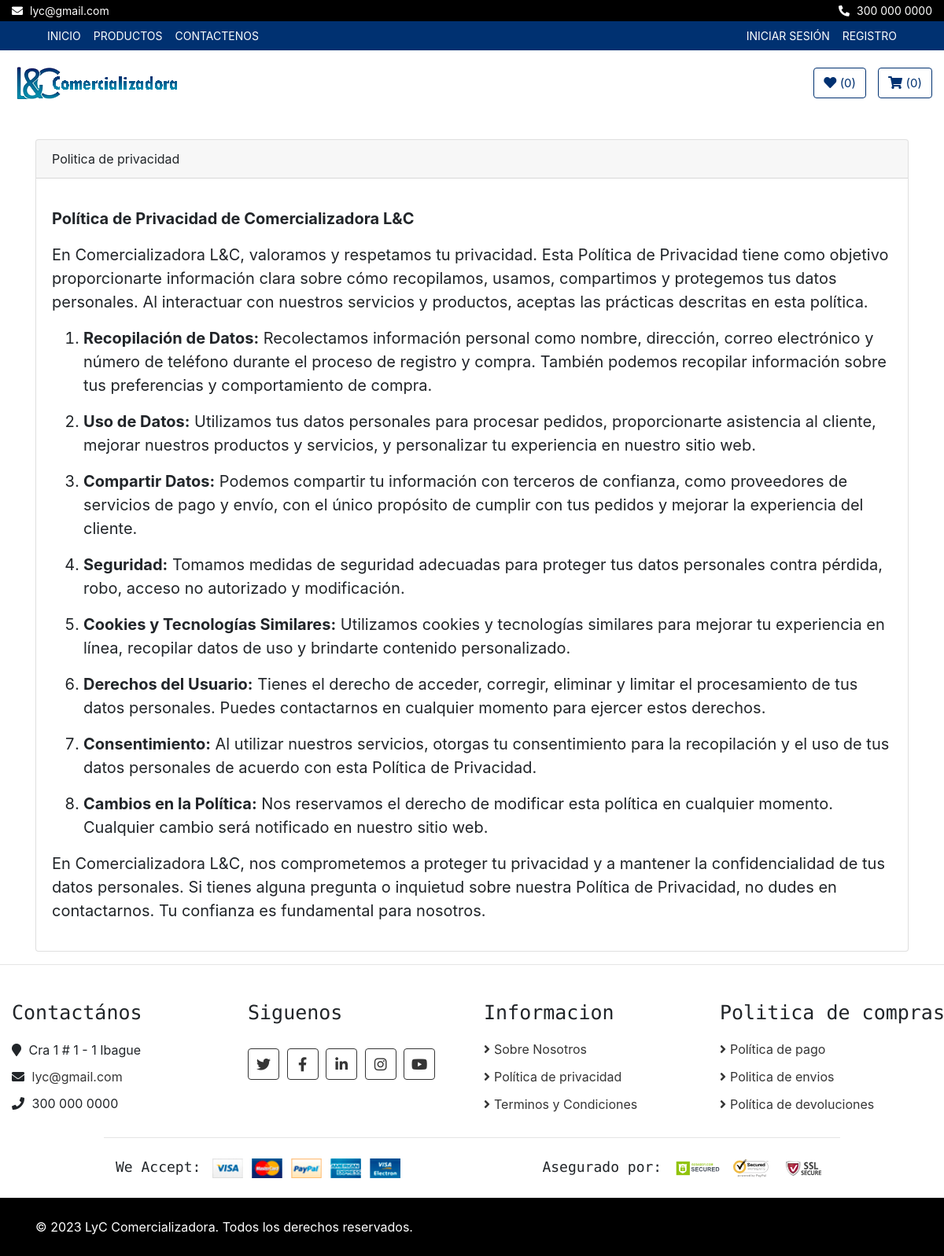
Page /politicas/politica-privacidad/ on the committed database.
### politicas/models.py (models this page shows, shortened)
class CorreoEmpresa(models.Model):
    direccion = models.CharField(max_length=100)
    correo = models.EmailField(unique=True)
    telefono = models.CharField(max_length=20)

class Polprivacidad(models.Model):
    titulo = models.CharField(max_length=50)
    contenido = RichTextField()

class Copyright(models.Model):
    frase = models.CharField(max_length=255)

### politicas/views.py (the view)
# urls.py: path('politica-privacidad/', views.privacidad, name='politica-privacidad'),
def privacidad(request):
    polprivas = Polprivacidad.objects.all()
    context = {'polprivas': polprivas}
    return render(request, 'politicas/politica_privacidad.html', context)

### core/context_processors.py (called while the page is built)
def correo_empresa(request):
    correo_empresa = CorreoEmpresa.objects.first()
    return {'correo_empresa': correo_empresa}

def copyright(request):
    copyright = Copyright.objects.first()
    return {'copyright': copyright}

### politicas/templates/politicas/politica_privacidad.html (shortened to what this page needs)
{% extends 'core/base.html' %}
{% load static %}
{% block content %}
    <div class="container">
        {% for polpriva in polprivas %}
            <div class="card">
                <div class="card-header">{{ polpriva.titulo }}</div>
                <div class="card-body">
                    <blockquote class="blockquote mb-0">
                        <p>{{ polpriva.contenido | safe }}</p>
                    </blockquote>
                </div>
            </div>
        {% endfor %}
    </div>
{% endblock %}

### core/templates/core/base.html (shortened to what this page needs)
<!DOCTYPE html>
<html lang="es">
<head>
  {% load static %}
<link rel="stylesheet" href="https://cdnjs.cloudflare.com/ajax/libs/font-awesome/5.15.3/css/all.min.css">
<link href="https://stackpath.bootstrapcdn.com/bootstrap/4.4.1/css/bootstrap.min.css" rel="stylesheet" />
<link href="https://cdnjs.cloudflare.com/ajax/libs/font-awesome/5.10.0/css/all.min.css" rel="stylesheet" />
<link href="{% static 'core/css/mainstyle.css' %}" rel="stylesheet" />
<link href="https://stackpath.bootstrapcdn.com/bootstrap/4.5.2/css/bootstrap.min.css" rel="stylesheet">
<link rel="stylesheet" href="{% static 'lib/slick/slick.css' %}" type="text/css">
<link rel="stylesheet" href="{% static 'lib/slick/slick-theme.css' %}" type="text/css">
</head>
  <body>
    <div class="top-bar">
      <div class="container-fluid">
        <div class="row">
          <div class="col-sm-6">
            <i class="fa fa-envelope"></i>
            {{ correo_empresa.correo }}
          </div>
          <div class="col-sm-6">
            <i class="fa fa-phone-alt"></i>
            {{ correo_empresa.telefono }}
          </div>
        </div>
      </div>
    </div>
    <div class="nav">
      <div class="container-fluid">
        <nav class="navbar navbar-expand-md bg-dark navbar-dark">
          <div class="collapse navbar-collapse justify-content-between" id="navbarCollapse">
            <div class="navbar-nav mr-auto">
              <a href="{% url 'home' %}" class="nav-item nav-link">Inicio</a>
              <a href="{% url 'product_list' %}" class="nav-item nav-link">Productos</a>
              <a href="{% url 'contacto' %}" class="nav-item nav-link">Contactenos</a>
            </div>
            <div class="navbar-nav ml-auto">
              {% if not request.user.is_authenticated %}
                <li class="nav-item">
                  <a class="nav-link" href="{% url 'login' %}">Iniciar sesión</a>
                </li>
                <li class="nav-item">
                  <a class="nav-link" href="{% url 'signup' %}">Registro</a>
                </li>
              {% endif %}
            </div>
          </div>
        </nav>
      </div>
    </div>
    <header class="masthead">
      <div class="bottom-bar">
        <div class="container-fluid">
          <div class="row align-items-center">
            <div class="col-md-9">
              <div class="logo">
                <a href="{% url 'home' %}">
                  <img src="/static/core/img/logo.png" alt="Logo" />
                </a>
              </div>
            </div>
            <div class="col-md-3">
              <div class="user">
                  {% if user.is_authenticated %}
                  <a href="{% url 'wishlist' %}" class="btn wishlist">
                      <i class="fa fa-heart"></i>
                      <span>({{ request.session.wishlist|length }})</span>
                  </a>
                  <a href="{% url 'cart' %}" class="btn cart" id="cart">
                      <i class="fa fa-shopping-cart"></i>
                      <span>({{ request.session.cart|length }})</span>
                  </a>
                  {% else %}
                  <a href="{% url 'login' %}" class="btn wishlist" id="wishlist">
                      <i class="fa fa-heart"></i>
                      <span>({{ request.session.wishlist|length }})</span>
                  </a>
                  <a href="{% url 'login' %}" class="btn cart">
                      <i class="fa fa-shopping-cart"></i>
                      <span>({{ request.session.cart|length }})</span>
                  </a>
                  {% endif %}
              </div>
          </div>
          </div>
        </div>
      </div>
    </header>
    {% block content%}
    {% endblock%}
    {% if request.path != "/" %}
    <hr />
    {% endif %}
    <div class="footer_container">
      <div class="footer">
        <div class="container-fluid">
          <div class="row">
            <div class="col-lg-3 col-md-6">
              <div class="footer-widget">
                <h2>Contactános</h2>
                <div class="contact-info">
                  <p>
                    <i class="fa fa-map-marker"></i> {{ correo_empresa.direccion }}
                  </p>
                  <p>
                    <i class="fa fa-envelope"></i>
                    <a href="mailto:{{ correo_empresa.correo }}" target="_blank"
                      style="color: #353535; text-decoration: none;">{{ correo_empresa.correo }}</a>
                  </p>
                  <p><i class="fa fa-phone"></i> {{ correo_empresa.telefono }}</p>
                </div>
              </div>
            </div>
            <div class="col-lg-3 col-md-6">
              <div class="footer-widget">
                <h2>Siguenos</h2>
                <div class="contact-info">
                  <div class="social">
                    <a href="https://twitter.com/" target="_blank"><i class="fab fa-twitter"></i></a>
                    <a href="https://www.facebook.com/" target="_blank"><i class="fab fa-facebook-f"></i></a>
                    <a href="https://www.linkedin.com/" target="_blank"><i class="fab fa-linkedin-in"></i></a>
                    <a href="https://www.instagram.com/" target="_blank"><i class="fab fa-instagram"></i></a>
                    <a href="https://youtu.be/E_xaxzYjc7I" target="_blank"><i class="fab fa-youtube"></i></a>
                  </div>
                </div>
              </div>
            </div>
            <div class="col-lg-3 col-md-6">
              <div class="footer-widget">
                <h2>Informacion</h2>
                <ul>
                  <li><a href="{% url 'sobre-nosotros' %}">Sobre Nosotros</a></li>
                  <li><a href="{% url 'politica-privacidad' %}">Política de privacidad</a></li>
                  <li><a href="{% url 'terminos-condiciones' %}">Terminos y Condiciones</a></li>
                </ul>
              </div>
            </div>
            <div class="col-lg-3 col-md-6">
              <div class="footer-widget">
                <h2>Politica de compras</h2>
                <ul>
                  <li><a href="{% url 'politica-pagos' %}">Política de pago</a></li>
                  <li><a href="{% url 'politica-envios' %}">Politica de envios</a></li>
                  <li><a href="{% url 'politica-devoluciones' %}">Política de devoluciones</a></li>
                </ul>
              </div>
            </div>
          </div>
          <div class="row payment align-items-center">
            <div class="col-md-6">
              <div class="payment-method">
                <h2>We Accept:</h2>
                <img src="{% static 'core/img/payment-method.png' %}" alt="Payment Method" />
              </div>
            </div>
            <div class="col-md-6">
              <div class="payment-security">
                <h2>Asegurado por:</h2>
                <img src="{% static 'core/img/godaddy.svg' %}" alt="Payment Security" />
                <img src="{% static 'core/img/norton.svg' %}" alt="Payment Security" />
                <img src="{% static 'core/img/ssl.svg' %}" alt="Payment Security" />
              </div>
            </div>
          </div>
        </div>
      </div>
      <div class="footer-bottom">
        <div class="container">
          <div class="row">
            <div class="col-md-6 copyright">
              <p>{{ copyright.frase }}</p>
            </div>
          </div>
        </div>
      </div>
    </div>
  </body>
</html>

### core/static/core/css/mainstyle.css (style rules this page uses)
body { color: #353535; font-family: 'Open Sans', sans-serif; font-weight: 400; background: #f3f6ff; }
a { color: #003171; }
h2 { font-family: 'Source Code Pro', monospace; font-weight: 700; }
@media (min-width: 992px) { .container-fluid { padding-right: 60px; padding-left: 60px; } }
.btn { color: #003171; background: #ffffff; }
.top-bar { padding: 3px 0; font-size: 14px; color: #ffffff; background: #000000; }
.top-bar i { margin-right: 5px; }
.top-bar .col-sm-6:first-child { text-align: left; }
.top-bar .col-sm-6:last-child { text-align: right; }
.nav { position: relative; }
@media (min-width: 992px) { .nav .container-fluid { padding-left: 52px; padding-right: 52px; } }
.nav .navbar { height: 100%; padding: 0; }
@media (min-width: 768px) { .nav, .nav .navbar { background: #003171 !important; } }
@media (min-width: 768px) { .nav .navbar-dark a.nav-link { color: #ffffff; font-size: 14px; text-transform: uppercase; } }
.bottom-bar { padding: 15px 0; background: #ffffff; margin-bottom: 30px; }
.bottom-bar .logo { text-align: left; overflow: hidden; }
.bottom-bar .logo a img { max-height: 60px; }
.bottom-bar .user { font-size: 0; text-align: right; }
.bottom-bar .user .wishlist { margin-right: 15px; }
.bottom-bar .user .cart i, .bottom-bar .user .wishlist i { color: #003171; }
.bottom-bar .user .cart span, .bottom-bar .user .wishlist span { color: #003171; font-size: 15px; }
@media (min-width: 768px) { .bottom-bar { max-height: 90px; } }
.footer { position: relative; padding: 30px 0 0 0; background: #ffffff; }
.footer .footer-widget { position: relative; width: 100%; margin-bottom: 30px; }
.footer .footer-widget h2 { font-size: 25px; white-space: nowrap; margin-bottom: 20px; }
.footer .footer-widget ul { margin: 0; padding: 0; list-style: none; }
.footer .footer-widget ul li { margin-bottom: 12px; }
.footer .footer-widget ul li:last-child { margin-bottom: 0; }
.footer .footer-widget ul li a { color: #353535; white-space: nowrap; display: block; line-height: 23px; transition: all .3s; }
.footer .footer-widget ul li a::before { content: '\f105'; font-family: 'Font Awesome 5 Free'; font-weight: 900; padding-right: 5px; }
.footer .contact-info p { margin-bottom: 10px; font-size: 16px; }
.footer .contact-info p i { margin-right: 5px; }
.footer .social { position: relative; width: 100%; }
.footer .social a { display: inline-block; margin: 10px 5px 0 0; width: 40px; height: 40px; padding: 6px 0; text-align: center; font-size: 18px; color: #353535; border: 1px solid #353535; border-radius: 4px; transition: all .3s; }
.footer .payment { padding-top: 25px; padding-bottom: 25px; border-top: 1px solid rgba(0,0,0,.1); }
@media (min-width: 992px) { .footer .payment { max-width: 80%; margin: 0 auto; } }
.footer .payment-method, .footer .payment-security { overflow: hidden; }
.footer .payment-method { text-align: left; }
.footer .payment-security { text-align: right; }
.footer .payment-method h2, .footer .payment-security h2 { display: inline-block; margin: 0 10px 0 0; font-size: 18px; font-weight: 400; line-height: 22px; }
.footer .payment-method img, .footer .payment-security img { height: 25px; }
.footer-bottom { position: relative; padding: 25px 0; background: #000000; }
.footer-bottom .copyright { text-align: left; }
.footer-bottom .copyright p, .footer-bottom .template-by p { color: #ffffff; font-weight: 400; margin: 0; }

### core/templates/core/base.html (style rules this page uses)
.cart { color: #003171; background: #ffffff; border-color: #003171; }
.wishlist { color: #003171; background: #ffffff; border-color: #003171; }

### rows in the picture
CorreoEmpresa: correo "lyc@gmail.com", telefono "300 000 0000", direccion "Cra 1 # 1 - 1 Ibague"
Polprivacidad: titulo "Politica de privacidad", contenido "Política de Privacidad de Comercializadora L&C En Comercializadora L&C, valoramos y respetamos tu privacidad. Esta Política de Privacidad tiene como objetivo proporcionarte información clara sobre cómo recopilamos, usamos, compartimos y protegemos tus datos personales. Al interactuar con nuestros servicios y productos, aceptas las prácticas descritas en esta política. Recopilación de Datos: Recolectamos información personal como nombre, dirección, correo electrónico y número de teléfono durante el proceso de registro y compra. También podemos recopilar información sobre tus preferencias y comportamiento de compra. Uso de Datos: Utilizamos tus datos personales para procesar pedidos,…"
Copyright: frase "© 2023 LyC Comercializadora. Todos los derechos reservados."

### other values in the picture
{{ request.session.wishlist|length }} "0"
{{ request.session.cart|length }} "0"
